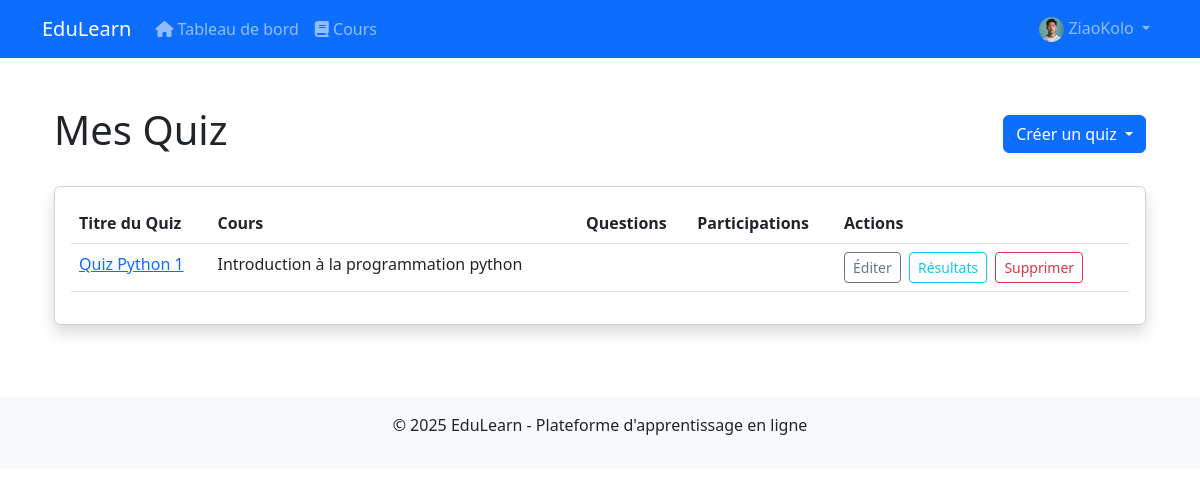
The page /quizzes/teacher/quizzes/ (signed in) on the database its author committed.
### users/models.py (models this page shows, shortened)
class User(AbstractUser):
    STUDENT = 'student'
    TEACHER = 'teacher'
    ADMIN = 'admin'
    ROLE_CHOICES = [
        (STUDENT, 'Élève'),
        (TEACHER, 'Enseignant'),
        (ADMIN, 'Administrateur'),
    ]
    role = models.CharField(max_length=10, choices=ROLE_CHOICES, default=STUDENT)
    profile_pic = models.ImageField(upload_to='profile_pics', blank=True, null=True)
    bio = models.TextField(blank=True, null=True)
    def is_teacher(self):
        return self.role == self.TEACHER
    def is_admin_user(self):
        return self.role == self.ADMIN and self.is_active

### quizzes/models.py (models this page shows, shortened)
class Quiz(models.Model):
    title = models.CharField(max_length=200)
    course = models.ForeignKey(Course, on_delete=models.CASCADE, related_name='quizzes')
    chapter = models.ForeignKey(Chapter, on_delete=models.CASCADE, related_name='quizzes', null=True, blank=True)
    description = models.TextField(blank=True, null=True)
    time_limit = models.PositiveIntegerField(blank=True, null=True, help_text="Temps limite en minutes (optionnel)")
    created_at = models.DateTimeField(auto_now_add=True)

### courses/models.py (models this page shows, shortened)
class Course(models.Model):
    title = models.CharField(max_length=200)
    subject = models.ForeignKey(Subject, on_delete=models.CASCADE, related_name='courses')
    teacher = models.ForeignKey(User, on_delete=models.CASCADE, related_name='courses_teaching')
    description = models.TextField()
    image = models.ImageField(upload_to='course_images', blank=True, null=True)
    created_at = models.DateTimeField(auto_now_add=True)
    updated_at = models.DateTimeField(auto_now=True)
    students = models.ManyToManyField(User, related_name='courses_enrolled', blank=True)

### quizzes/views.py (the view)
# urls.py: path('teacher/quizzes/', views.teacher_quizzes, name='teacher_quizzes'),
@login_required
def teacher_quizzes(request):
    if not request.user.is_teacher():
        messages.error(request, "Seuls les enseignants peuvent accéder à cette page.")
        return redirect('dashboard:student_dashboard')
    teaching_courses = Course.objects.filter(teacher=request.user)
    quizzes = Quiz.objects.filter(course__in=teaching_courses).select_related('course')
    context = {
        'quizzes': quizzes,
        'teaching_courses': teaching_courses,
    }
    return render(request, 'quizzes/teacher_quizzes.html', context)

### templates/quizzes/teacher_quizzes.html (shortened to what this page needs)
{% extends 'base.html' %}
{% block content %}
<div class="container py-4">
    <div class="d-flex justify-content-between align-items-center mb-4">
        <h1>Mes Quiz</h1>
        {% if teaching_courses %}
        <div class="dropdown">
            <button class="btn btn-primary dropdown-toggle" type="button" id="createQuizDropdown" data-bs-toggle="dropdown" aria-expanded="false">
                Créer un quiz
            </button>
        </div>
        {% endif %}
    </div>
    <div class="card shadow">
        <div class="card-body">
            <div class="table-responsive">
                <table class="table table-hover">
                    <thead>
                        <tr>
                            <th>Titre du Quiz</th>
                            <th>Cours</th>
                            <th>Questions</th>
                            <th>Participations</th>
                            <th>Actions</th>
                        </tr>
                    </thead>
                    <tbody>
                        {% for quiz in quizzes %}
                        <tr>
                            <td>
                                <a href="{% url 'quizzes:quiz_detail' quiz.id %}">{{ quiz.title }}</a>
                            </td>
                            <td>{{ quiz.course.title }}</td>
                            <td>{{ quiz.question_set.count }}</td>
                            <td>{{ quiz.quizresult_set.count }}</td>
                            <td>
                                <a href="{% url 'quizzes:edit_quiz' quiz.id %}" class="btn btn-sm btn-outline-secondary me-1">Éditer</a>
                                <a href="{% url 'quizzes:analytics_quiz' quiz.id %}" class="btn btn-sm btn-outline-info me-1">Résultats</a>
                                <a href="{% url 'quizzes:delete_quiz' quiz.id %}" class="btn btn-sm btn-outline-danger">Supprimer</a>
                            </td>
                        </tr>
                        {% empty %}
                        <tr>
                            <td colspan="5" class="text-center py-3">
                                <p>Vous n'avez créé aucun quiz pour le moment.</p>
                            </td>
                        </tr>
                        {% endfor %}
                    </tbody>
                </table>
            </div>
        </div>
    </div>
</div>
{% endblock %}

### templates/base.html (shortened to what this page needs)
<!DOCTYPE html>
<html lang="fr">
<head>
    <link href="https://cdn.jsdelivr.net/npm/bootstrap@5.3.0/dist/css/bootstrap.min.css" rel="stylesheet">
    <link rel="stylesheet" href="https://cdnjs.cloudflare.com/ajax/libs/font-awesome/6.4.0/css/all.min.css">
</head>
<body>
    <nav class="navbar navbar-expand-lg navbar-dark bg-primary">
        <div class="container">
            <a class="navbar-brand" href="{% url 'home' %}">EduLearn</a>
            <div class="collapse navbar-collapse" id="navbarNav">
                <ul class="navbar-nav">
                    {% if user.is_authenticated %}
                        <li class="nav-item">
                            <a class="nav-link" href="{% url 'dashboard:home' %}">
                                <i class="fas fa-home"></i> Tableau de bord
                            </a>
                        </li>
                        <li class="nav-item">
                            <a class="nav-link" href="{% url 'courses:course_list' %}">
                                <i class="fas fa-book"></i> Cours
                            </a>
                        </li>
                    {% endif %}
                </ul>
                <ul class="navbar-nav ms-auto">
                    {% if user.is_authenticated %}
                        <li class="nav-item dropdown">
                            <a class="nav-link dropdown-toggle" href="#" id="userDropdown" role="button" data-bs-toggle="dropdown">
                                {% if user.profile_pic %}
                                    <img src="{{ user.profile_pic.url }}" alt="Profile" class="rounded-circle" style="width: 25px; height: 25px;">
                                {% else %}
                                    <i class="fas fa-user-circle"></i>
                                {% endif %}
                                {{ user.username }}
                            </a>
                        </li>
                    {% endif %}
                </ul>
            </div>
        </div>
    </nav>
    <div class="container mt-4">
        {% block content %}{% endblock %}
    </div>
    <footer class="mt-5 py-3 bg-light text-center">
        <div class="container">
            <p>&copy; {% now "Y" %} EduLearn - Plateforme d'apprentissage en ligne</p>
        </div>
    </footer>
</body>
</html>

### rows shown on the page
User: profile_pic (picture), username "ZiaoKolo"
Quiz: title "Quiz Python 1", course "Introduction à la programmation python"
